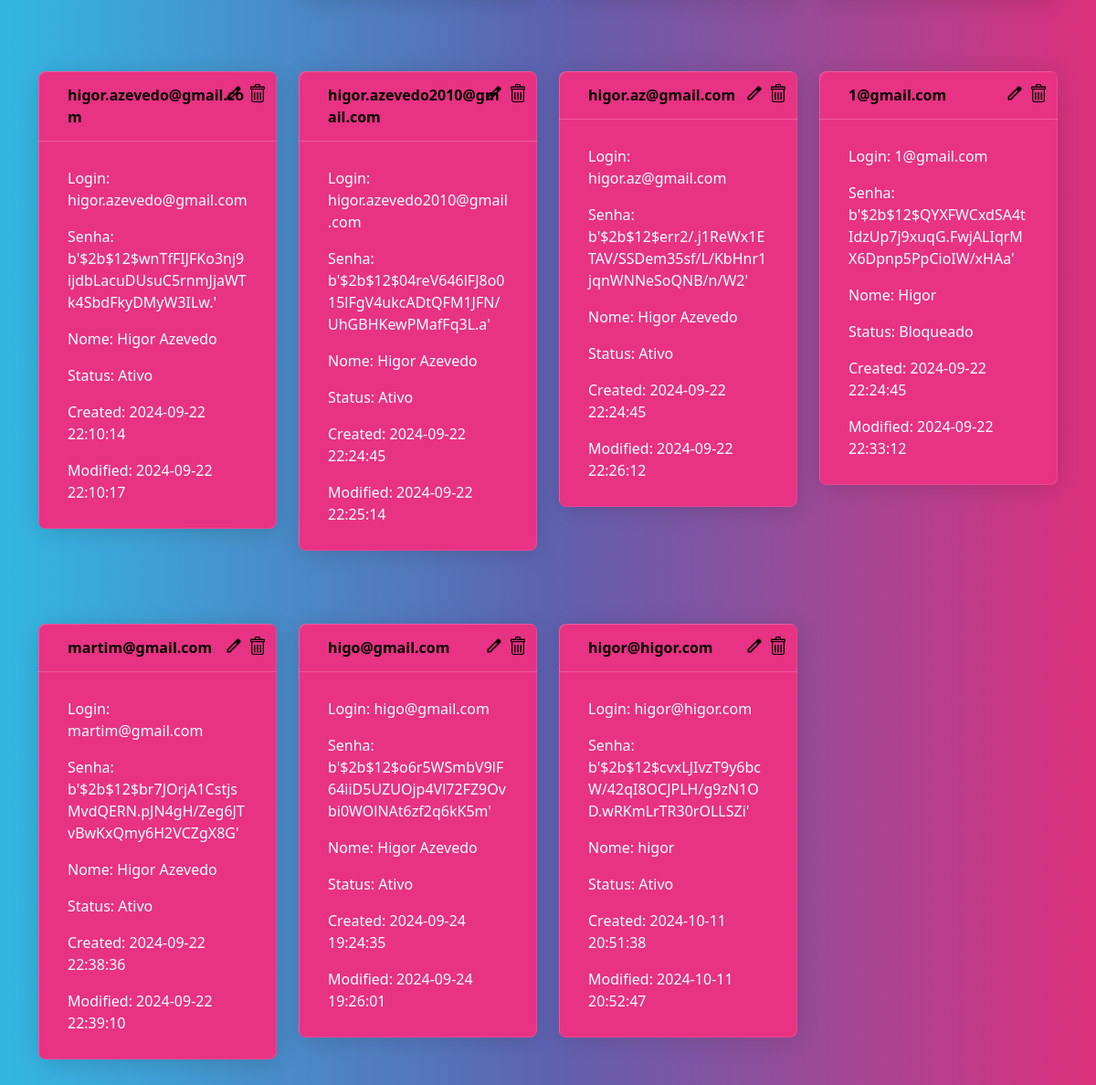
The page /usuarios (lower part) on the database as committed earlier.
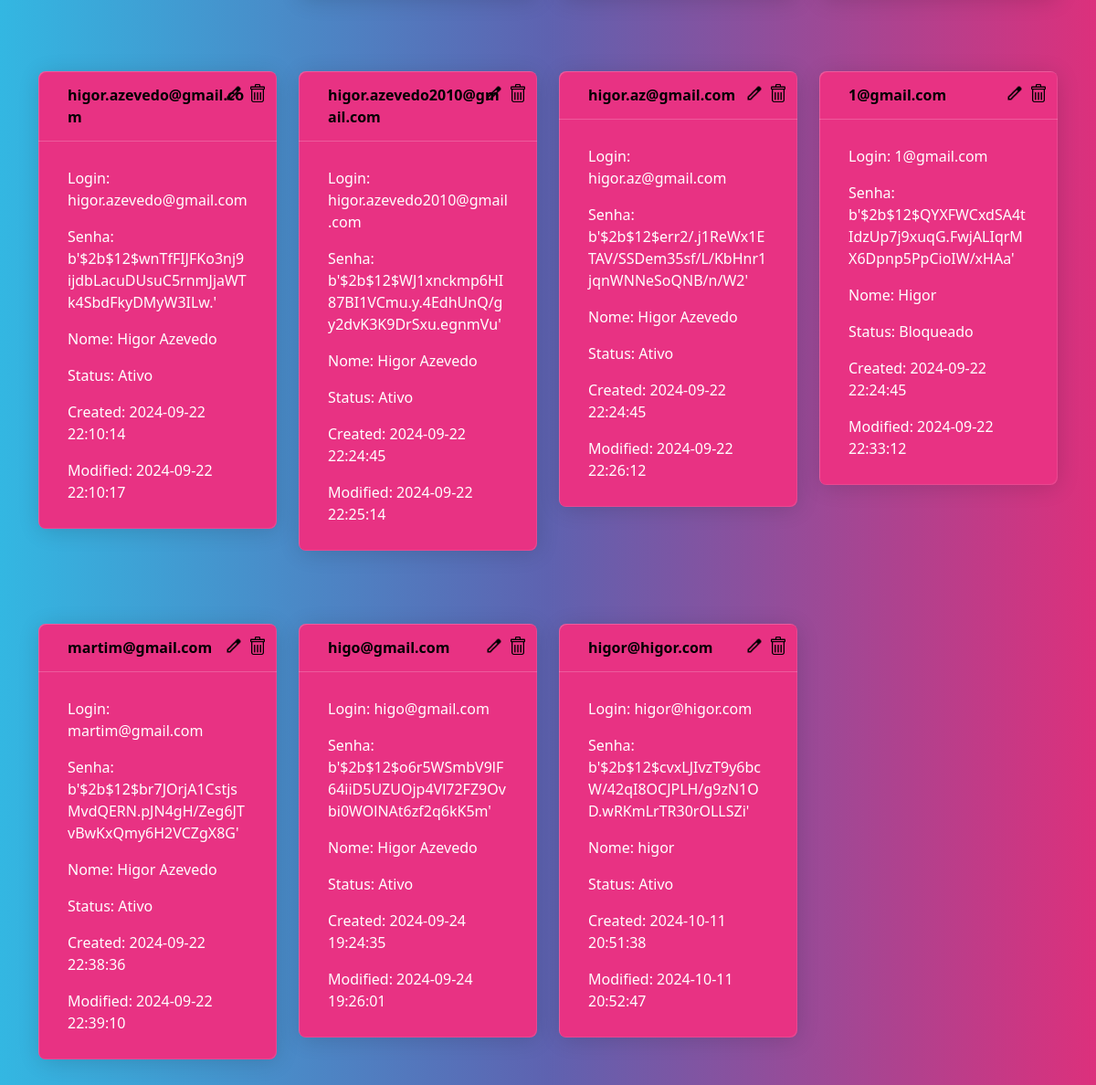
The same page on the database as committed later.
### tables this page shows
CREATE TABLE usuarios (
  id INTEGER PRIMARY KEY AUTOINCREMENT,
  login varchar(100) NOT NULL,
  senha varchar(100) NOT NULL,
  nome_real varchar(100) not null,
  status boolean default TRUE,
  created TIMESTAMP DEFAULT (DATETIME(CURRENT_TIMESTAMP, '-3 hours')),
  modified TIMESTAMP DEFAULT (DATETIME(CURRENT_TIMESTAMP, '-3 hours'))
);

### routes/usuarios.py (the view)
@bp.route('/usuarios', methods=['POST', 'GET'])
def handle_usuarios():
    if request.method == 'GET':
        return get_usuarios()
    elif request.method == 'POST':
        return add_usuario()

### app.py (called while the page is built)
@app.context_processor
def inject_locale():
    return {'get_locale': get_locale}

### db/database.py (called while the page is built)
def get_db():
    if 'db' not in g:
        g.db = sqlite3.connect(DATABASE)
        g.db.row_factory = sqlite3.Row
    return g.db

### routes/usuarios.py (called while the page is built)
def get_usuarios():
    try:
        db = get_db()
        cursor = db.cursor()
        cursor.execute('SELECT *, CASE WHEN status = 1 THEN \'Ativo\' WHEN status = 0 THEN \'Bloqueado\' END AS status_label FROM usuarios')
        dados = cursor.fetchall()
        return render_template("usuarios.html", dados = dados)
    except sqlite3.Error as e:
        return jsonify({'error': str(e)}), 500
    finally:
        db.close()

### templates/usuarios.html (shortened to what this page needs)
{% extends 'base.html' %}
{% block content %}
    <div class="container">
        <div class="row">
            {% for dado in dados %}
            <div class="col-md-3 mb-4">
                <div class="card text-white bg-primary mb-3" style="position: relative;">
                    <div class="card-icons" style="position: absolute; top: 10px; right: 10px;">
                        <form action="{{ url_for('routes.handle_usuario', usuario_id=dado.id) }}" method="GET" style="display:inline;">
                            <button type="submit" class="btn-transparent">
                                <img src="{{ url_for('static', filename='icons/edit.png') }}" alt="Edit" width="20" height="20">
                            </button>
                        </form>
                        <form action="{{ url_for('routes.handle_usuario', usuario_id=dado.id) }}" method="POST" style="display:inline;">
                            <button type="submit" class="btn-transparent">
                                <img src="{{ url_for('static', filename='icons/delete.png') }}" alt="Delete" width="20" height="20">
                            </button>
                        </form>
                    </div>
                    <div class="card-header" style="color: black;">
                        {{ dado.login }}
                    </div>
                    <div class="card-body">
                        <p class="card-text">Login: {{ dado.login }}</p>
                        <p class="card-text">Senha: {{ dado.senha }}</p>
                        <p class="card-text">Nome: {{ dado.nome_real }}</p>
                        <p class="card-text">Status: {{ dado.status_label }}</p>
                        <p class="card-text">Created: {{ dado.created }}</p>
                        <p class="card-text">Modified: {{ dado.modified }}</p>
                    </div>
                </div>
            </div>
            {% endfor %}
        </div>
    </div>
{% endblock %}

### templates/base.html (shortened to what this page needs)
<!DOCTYPE html>
<html lang="en">
<head>
    {% block head %}
    {% block styles %}
        <link rel="stylesheet" type="text/css" href="{{url_for('static', filename='css/bootstrap.min.css')}}">
    {% endblock %}
    {% endblock %}
</head>
<body>
    <div class="content">
        {% block content %} {% endblock %}
    </div>
</body>
</html>

Rows that differ between the two databases and show on the page:
changed usuarios "higor.azevedo2010@gmail.com": senha "b'$2b$12$04reV646lFJ8o015lFgV4ukcADtQFM1JFN/UhGBHKewPMafFq3L.a'" → "b'$2b$12$WJ1xnckmp6HI87BI1VCmu.y.4EdhUnQ/gy2dvK3K9DrSxu.egnmVu'"
